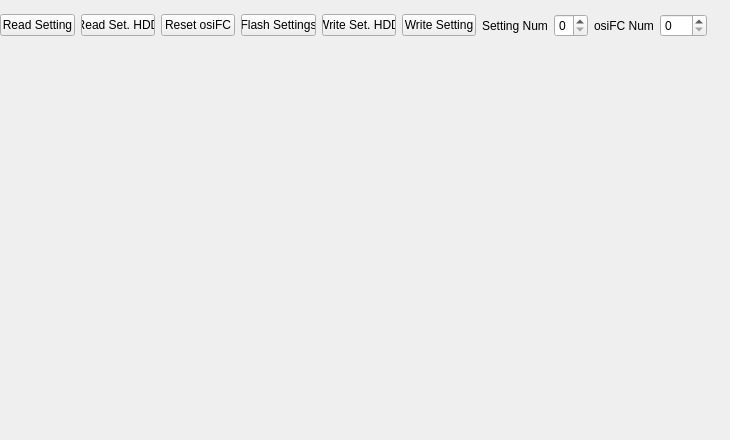
      <widget class="QWidget" name="Setup">
       <attribute name="title">
        <string>Setup</string>
       </attribute>
       <widget class="QWidget" name="gridLayoutWidget">
        <property name="geometry">
         <rect>
          <x>0</x>
          <y>40</y>
          <width>721</width>
          <height>391</height>
         </rect>
        </property>
        <layout class="QGridLayout" name="setupGrid"/>
       </widget>
       <widget class="QWidget" name="horizontalLayoutWidget_2">
        <property name="geometry">
         <rect>
          <x>0</x>
          <y>10</y>
          <width>707</width>
          <height>31</height>
         </rect>
        </property>
        <layout class="QHBoxLayout" name="horizontalLayout_5">
         <item>
          <widget class="QPushButton" name="readSetting">
           <property name="text">
            <string>Read Setting</string>
           </property>
          </widget>
         </item>
         <item>
          <widget class="QPushButton" name="readSetHdd">
           <property name="text">
            <string>Read Set. HDD</string>
           </property>
          </widget>
         </item>
         <item>
          <widget class="QPushButton" name="resetOsiFC">
           <property name="text">
            <string>Reset osiFC</string>
           </property>
           <property name="autoRepeat">
            <bool>false</bool>
           </property>
           <property name="autoExclusive">
            <bool>false</bool>
           </property>
           <property name="autoDefault">
            <bool>false</bool>
           </property>
           <property name="default">
            <bool>false</bool>
           </property>
           <property name="flat">
            <bool>false</bool>
           </property>
          </widget>
         </item>
         <item>
          <widget class="QPushButton" name="flashSetting">
           <property name="text">
            <string>Flash Settings</string>
           </property>
          </widget>
         </item>
         <item>
          <widget class="QPushButton" name="writeSetHDD">
           <property name="text">
            <string>Write Set. HDD</string>
           </property>
          </widget>
         </item>
         <item>
          <widget class="QPushButton" name="writeSetting">
           <property name="text">
            <string>Write Setting</string>
           </property>
          </widget>
         </item>
         <item>
          <widget class="QLabel" name="label_199">
           <property name="frameShape">
            <enum>QFrame::NoFrame</enum>
           </property>
           <property name="lineWidth">
            <number>0</number>
           </property>
           <property name="text">
            <string>Setting Num</string>
           </property>
           <property name="margin">
            <number>0</number>
           </property>
          </widget>
         </item>
         <item>
          <widget class="QSpinBox" name="settingNum">
           <property name="buttonSymbols">
            <enum>QAbstractSpinBox::UpDownArrows</enum>
           </property>
           <property name="maximum">
            <number>5</number>
           </property>
          </widget>
         </item>
         <item>
          <widget class="QLabel" name="label_225">
           <property name="frameShape">
            <enum>QFrame::NoFrame</enum>
           </property>
           <property name="lineWidth">
            <number>1</number>
           </property>
           <property name="text">
            <string>osiFC Num</string>
           </property>
           <property name="margin">
            <number>0</number>
           </property>
          </widget>
         </item>
         <item>
          <widget class="QSpinBox" name="osiFcNum">
           <property name="buttonSymbols">
            <enum>QAbstractSpinBox::UpDownArrows</enum>
           </property>
           <property name="minimum">
            <number>0</number>
           </property>
           <property name="maximum">
            <number>255</number>
           </property>
           <property name="value">
            <number>0</number>
           </property>
          </widget>
         </item>
        </layout>
       </widget>
      </widget>
